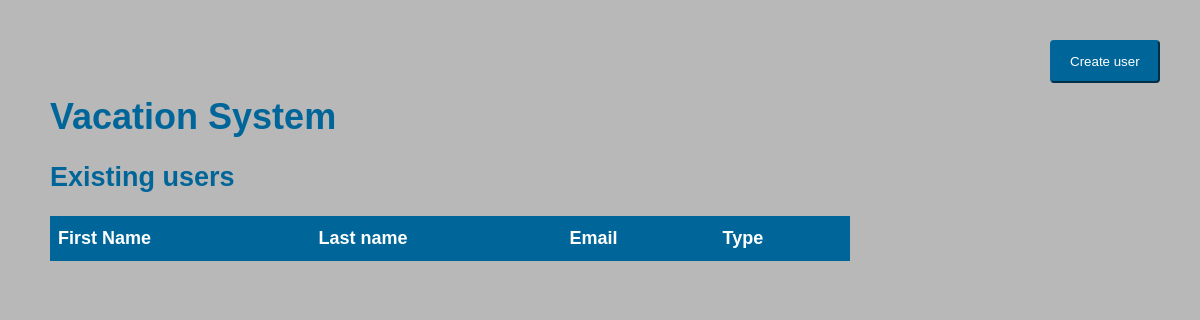
Page /homepage.php on the earlier database version.
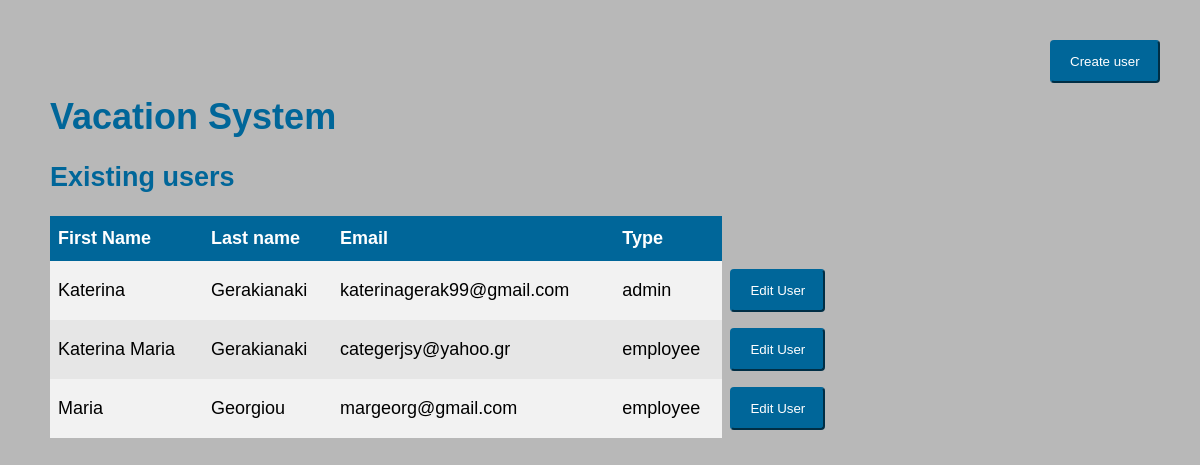
Same page on the later database version.
### tables this page shows
CREATE TABLE `user` (
  `id_user` int(11) NOT NULL,
  `first_name` varchar(50) NOT NULL,
  `last_name` varchar(50) NOT NULL,
  `password` varchar(20) NOT NULL,
  `email` varchar(25) NOT NULL,
  `type` varchar(10) NOT NULL
);

### homepage.php (the view, shortened to what this page needs)
<?php
    include 'config.php';
  ?>
<!DOCTYPE html>
<html>
<head>
    <link rel="stylesheet" href="assets/css/st.css">
</head>
<body>
<div class="sidebar">
    <button class='wbtn'><a href="create_user.php">Create user</a></button>
</div>
<div class="body-text">
    <h1>Vacation System </h1>
    <h2>Existing users</h2>
    <table id="employees">
        <tr>
            <th>First Name</th>
            <th>Last name</th>
            <th>Email</th>
            <th>Type</th>
        </tr>
        <?php
        $us = mysqli_query($conn,"select * from user");
        while ($row = mysqli_fetch_array($us, MYSQLI_ASSOC)) {
            $first_name=$row['first_name'];
            $last_name=$row['last_name'];
            $email=$row['email'];
            $type=$row['type'];
            $id=$row['id_user'];
            echo "<tr>
                <td>$first_name</td>
                <td>$last_name</td>
                <td>$email</td>
                <td>$type</td>
                <td> <form  action='eu.php'  method='post'>
                    <button type ='submit' name='user' class='wbtn' value='$id'>Edit User</button></form></td>
              </tr>";
        }
        ?>
    </table>
</div>
</body>
</html>

### assets/css/st.css (style rules this page uses)
body { margin: 0; padding: 0; font-family: sans-serif; background: #b8b8b8; background-size: cover; background-position: center; }
.sidebar { height: 200px; width: 150px; position: fixed; top: 0; right: 0; padding-top: 40px; }
.body-text { margin: 8% auto 0; margin-right: 150px; margin-left: 50px; font-size: 18px; }
h1,h2,label { color: #006699; }
.wbtn { color: white; width: auto; padding: 12px 18px; background-color: #006699; border-radius: 4px; border-color: #006699; }
a:link { text-decoration: none; color: white; }
#employees { font-family: Arial, Helvetica, sans-serif; border-collapse: collapse; width: 80%; }
#employees td, #employees th { border: 1px solid #ddd; padding: 8px; border: none; }
#employees tr:nth-child(even) { background-color: #f2f2f2; }
#employees tr:nth-child(odd) { background-color: #e6e6e6; }
tr td:nth-child(5) { background-color: #b8b8b8; }
#employees th { padding-top: 12px; padding-bottom: 12px; text-align: left; background-color: #006699; color: white; margin-down: 100px; }

Differences in the rows shown:
added user: first_name "Katerina", last_name "Gerakianaki", email "katerinagerak99@gmail.com", type "admin", $id 1 (drawn)
added user: first_name "Katerina Maria", last_name "Gerakianaki", email "categerjsy@yahoo.gr", type "employee", $id 3 (drawn)
added user: first_name "Maria", last_name "Georgiou", email "margeorg@gmail.com", type "employee", $id 4 (drawn)
